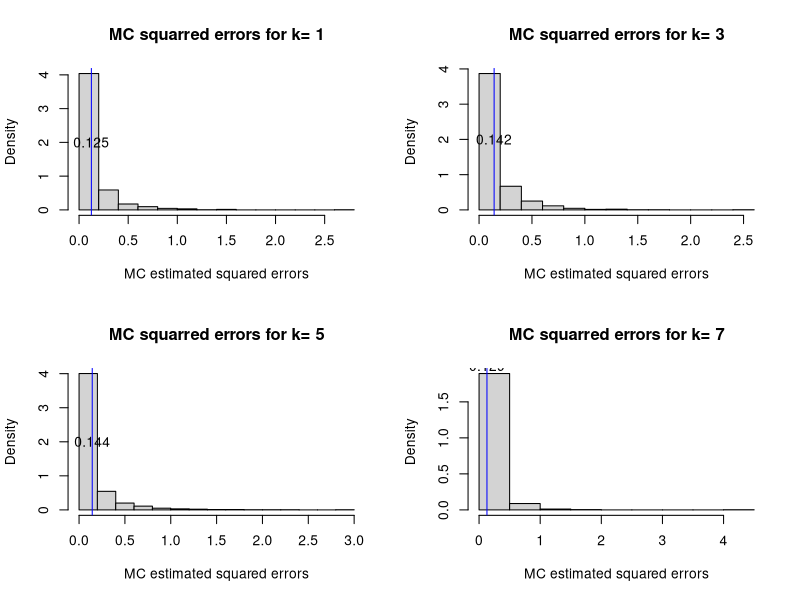
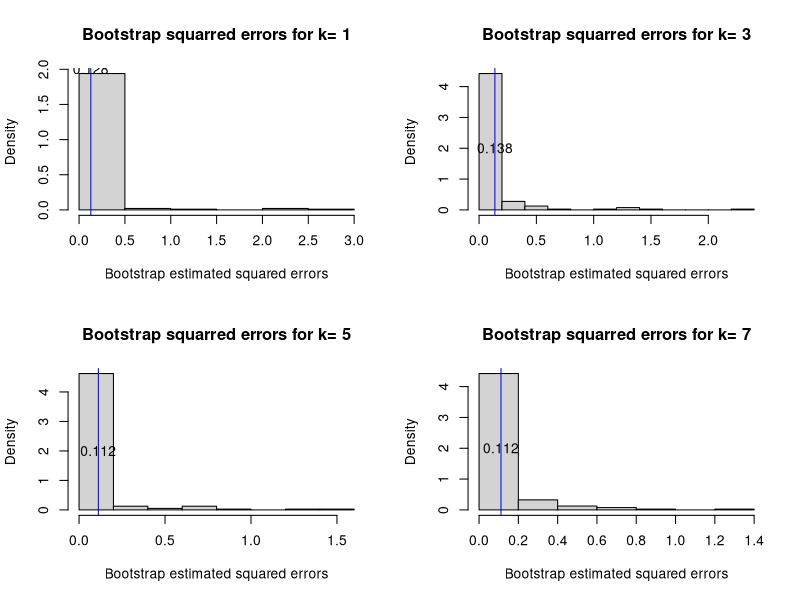
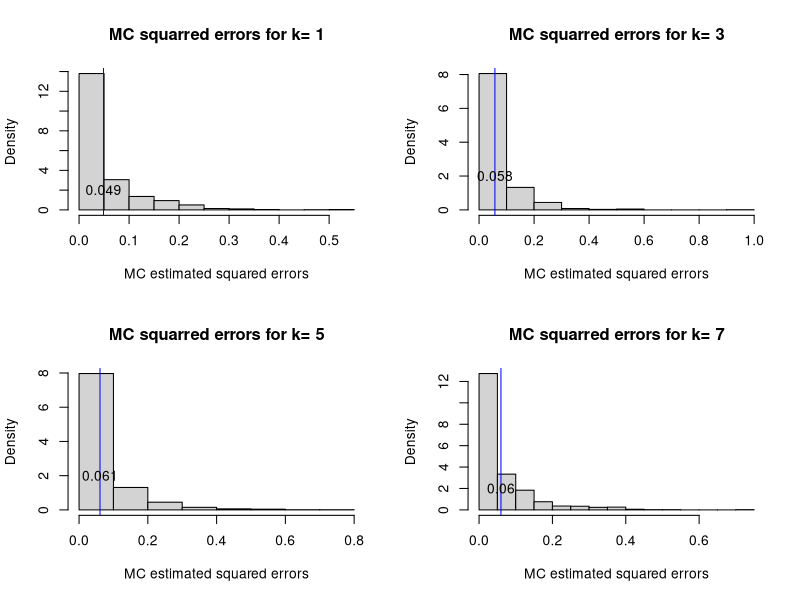
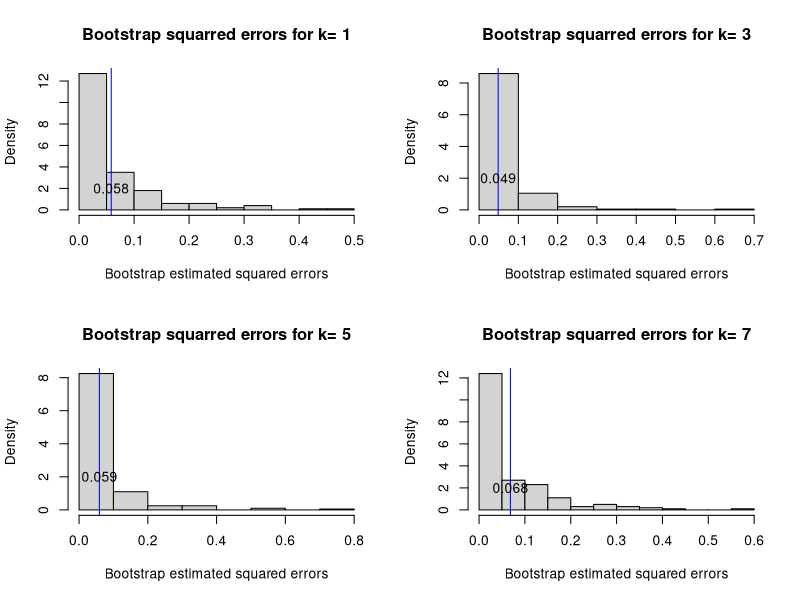

R code for these plots, in order:
## ---- chunk 1
n = 20; mu = 0; 
kseq = c(1,3,5,7)
nMC = 1000 #Monte Carlo sample size, i.e. number of trimmed means;
tmean = matrix(0, nMC, length(kseq))
#each column corresponds to a k, with 1000 Monte-Carlo trimmed means.
for (k in 1:length(kseq)){
  for (i in 1:nMC){
    sym = rcauchy(n)
    OStat = sort(sym)
    tmean[i,k] = median(OStat[((kseq[k]+1):(n-kseq[k]))])
  }
}

MSE_MC = apply(tmean, 2, function(v) mean((v - mu)^2))
MSE_MC
squerr_MC = (tmean - mu)^2

par(mfrow = c(2,2))
for (k in 1:length(kseq)){
  hist(squerr_MC[,k], prob = TRUE, main = paste('MC squarred errors for k=',kseq[k]),xlab ="MC estimated squared errors")
  abline(v = MSE_MC[k], col = 'blue')
  text(MSE_MC[k], 2, labels = round(MSE_MC[k],3))
}

X = rcauchy(n)
B = 200
Vec = matrix(0, B, length(kseq))
OneSym = rcauchy(n)
TrueMu = median(OneSym)
for (k in 1:length(kseq)){
  for (i in 1:B){
    bsample = sample(OneSym, n, replace = TRUE)
    OStat = sort(bsample)
    Vec[i,k] = median(OStat[((kseq[k]+1):(n-kseq[k]))])
  }
}

MSE_Bt = sapply(1:length(kseq), function(k) mean((Vec[,k] - TrueMu)^2))
MSE_Bt
squerr_Bt = sapply(1:length(kseq), function(k) (Vec[,k] - TrueMu)^2)

par(mfrow = c(2,2))
for (k in 1:length(kseq)){
  hist(squerr_Bt[,k], prob = TRUE, main = paste('Bootstrap squarred errors for k=',kseq[k]),xlab ="Bootstrap estimated squared errors")
  abline(v = MSE_Bt[k], col = 'blue')
  text(MSE_Bt[k], 2, labels = round(MSE_Bt[k],3))
}
## ---- chunk 2
n = 20; mu = 0; 
kseq = c(1,3,5,7)
nMC = 1000 #Monte Carlo sample size, i.e. number of trimmed means;
tmean = matrix(0, nMC, length(kseq))
#each column corresponds to a k, with 1000 Monte-Carlo trimmed means.
for (k in 1:length(kseq)){
  for (i in 1:nMC){
    sym = rlnorm(n)
    OStat = sort(sym)
    tmean[i,k] = mean(log(OStat[((kseq[k]+1):(n-kseq[k]))]))
  }
}

MSE_MC = apply(tmean, 2, function(v) mean((v - mu)^2))
MSE_MC
squerr_MC = (tmean - mu)^2

par(mfrow = c(2,2))
for (k in 1:length(kseq)){
  hist(squerr_MC[,k], prob = TRUE, main = paste('MC squarred errors for k=',kseq[k]),xlab ="MC estimated squared errors")
  abline(v = MSE_MC[k], col = 'blue')
  text(MSE_MC[k], 2, labels = round(MSE_MC[k],3))
}

B = 200
Vec = matrix(0, B, length(kseq))
OneSym = rlnorm(n)
TrueMu = mean(log(OneSym))
for (k in 1:length(kseq)){
  for (i in 1:B){
    bsample = sample(OneSym, n, replace = TRUE)
    OStat = sort(bsample)
    Vec[i,k] = mean(log(OStat[((kseq[k]+1):(n-kseq[k]))]))
  }
}

MSE_Bt = sapply(1:length(kseq), function(k) mean((Vec[,k] - TrueMu)^2))
MSE_Bt
squerr_Bt = sapply(1:length(kseq), function(k) (Vec[,k] - TrueMu)^2)

par(mfrow = c(2,2))
for (k in 1:length(kseq)){
  hist(squerr_Bt[,k], prob = TRUE, main = paste('Bootstrap squarred errors for k=',kseq[k]),xlab ="Bootstrap estimated squared errors")
  abline(v = MSE_Bt[k], col = 'blue')
  text(MSE_Bt[k], 2, labels = round(MSE_Bt[k],3))
}
